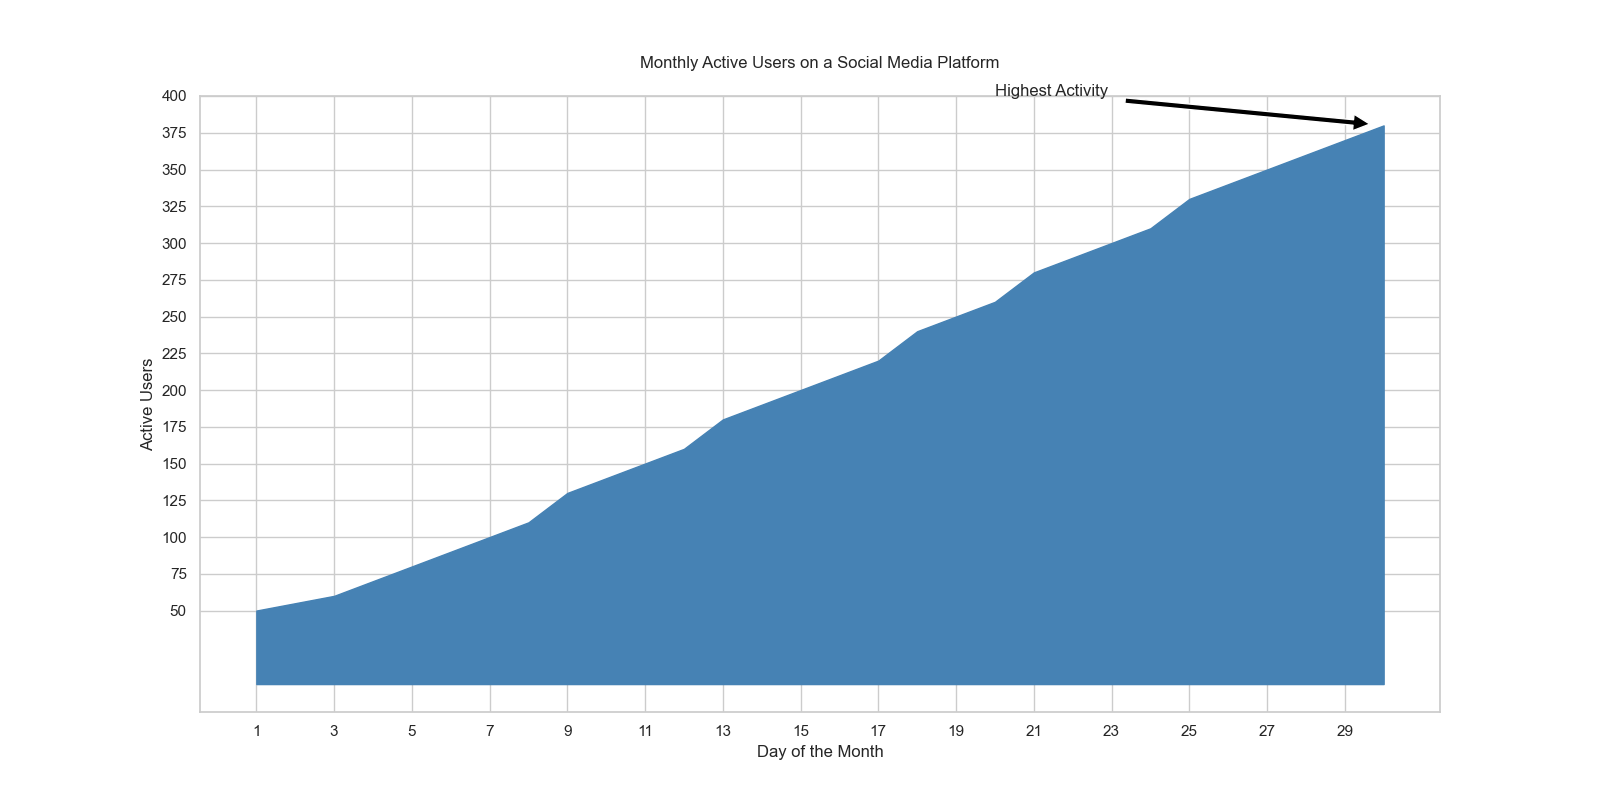

This figure's Python source:

import matplotlib.pyplot as plt

# Generate data points
days = list(range(1, 31))
active_users = [
    50, 55, 60, 70, 80, 90, 100, 110, 130, 140,
    150, 160, 180, 190, 200, 210, 220, 240, 250, 260,
    280, 290, 300, 310, 330, 340, 350, 360, 370, 380
]

# Create an area chart
plt.figure(figsize=(16, 8))  # Changed width and height
plt.fill_between(days, active_users, color="#4682B4")  # Modified color scheme

# Customize axes and labels
plt.title("Monthly Active Users on a Social Media Platform", pad=20)
plt.xlabel("Day of the Month")
plt.ylabel("Active Users")
plt.xticks(range(1, 31, 2))  # Show every second day for clarity
plt.yticks(range(50, 401, 25))  # Adjust the y-ticks to cover the data range

# Annotate a specific data point
plt.annotate('Highest Activity', xy=(30, 380), xytext=(20, 400),
             arrowprops=dict(facecolor='black', shrink=0.05))

# Display the plot
plt.show()
